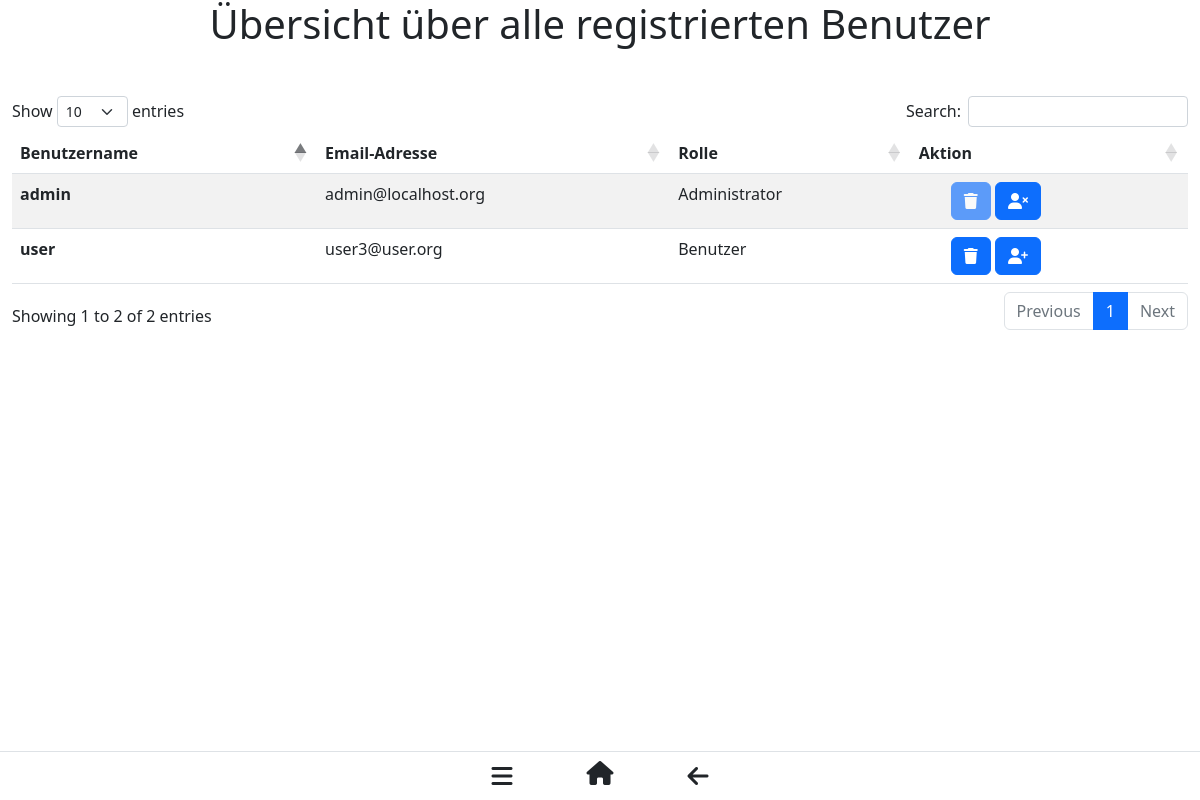
/adminbereich (signed in), run on an earlier commit of the app's database.
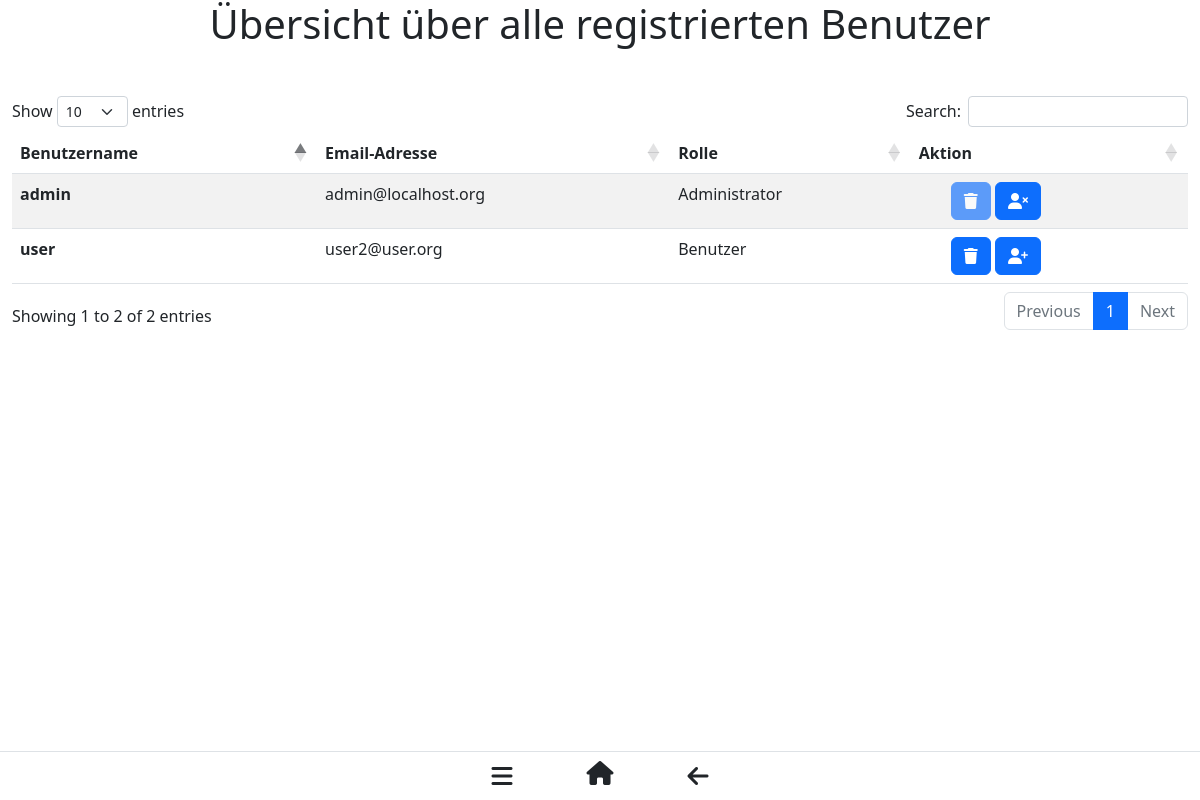
And on a later commit of the database.
### hikerz/db.py (models this page shows, shortened)
class User(db.Model):
    __tablename__ = 'User'
    username = db.Column(db.String(45), primary_key=True)
    emailAdresse = db.Column(db.String(45), nullable=False, unique=True)
    password = db.Column(db.String(80), nullable=False)
    rolle = db.Column(db.Integer(),  nullable=False)
    creatorOfRoute = db.relationship('Route', back_populates='creatorRelationship')
    creatorOfHighlight = db.relationship('Highlight', back_populates='creatorRelationship')
    creatorOfRouteImage = db.relationship('RouteImage', back_populates='creatorRelationship')
    creatorOfReview = db.relationship('Review', back_populates='creatorRelationship')
    member_since = db.Column(db.String(10), nullable=False, default="01.01.2022")

### hikerz/views.py (the view)
@views.route('/adminbereich')
@login_required
def adminbereich():
    if current_user.rolle != 1:
        abort(401)
    allUsers = User.query.all()
    return render_template("adminArea.html", allUsers=allUsers)

### hikerz/__init__.py (called while the page is built)
@login_manager.user_loader
def user_loader(username):
    return User.query.get(username)

### hikerz/templates/adminArea.html (shortened to what this page needs)
{% extends "base.html" %}
{% block content %}
    <h1 align="center"> Übersicht über alle registrierten Benutzer </h1>
    <p><br></p>
    <table id="example" class="table table-striped" style="width:100%">
        <thead>
            <tr>
                <th scope="col">Benutzername</th>
                <th scope="col">Email-Adresse</th>
                <th scope="col">Rolle</th>
                <th scope="col">Aktion</th>
            </tr>
        </thead>
        <tbody>
            {% for u in allUsers %}
                <tr>
                    <th scope="row">{{ u.username }}</th>
                    <td>{{ u.emailAdresse }}</td>
                    <td>{% if u.rolle == 1 %}
                            Administrator
                        {% endif %}
                        {% if u.rolle != 1 %}
                            Benutzer
                        {% endif %}
                    </td>
                    <td>
                        <ul class="list inline m-0">
                            <li class="list-inline-item">
                                {% if u.rolle == 1 %}
                                    <button type="button" class="btn btn-primary" data-bs-toggle="modal" data-bs-target="#myModalFor{{ u.username }}" data-toggle="tooltip" data-placement="top" title="Benutzer löschen" disabled><i class="fa fa-trash"></i></button>
                                {% endif %}
                                {% if u.rolle != 1 %}
                                    <button type="button" class="btn btn-primary" data-bs-toggle="modal" data-bs-target="#myModalFor{{ u.username }}" data-toggle="tooltip" data-placement="top" title="Benutzer löschen"><i class="fa fa-trash"></i></button>
                                {% endif %}
                                {% if u.rolle != 1 %}
                                    <button type="button" class="btn btn-primary" onclick="window.location.href='/benutzerRechteErhoehen/{{ u.username }}';" data-toggle="tooltip" data-placement="top" title="Benutzer zu Administrator machen"><i class="fa fa-user-plus" aria-hidden="true"></i></button>
                                {% endif %}
                                {% if u.rolle == 1 %}
                                    <button type="button" class="btn btn-primary" onclick="window.location.href='/benutzerRechteVerringern/{{ u.username }}';" data-toggle="tooltip" data-placement="top" title="Administratorenrechte des Benutzers entfernen"><i class="fa fa-user-times" aria-hidden="true"></i></button>
                                {% endif %}
                            </li>
                        </ul>
                    </td>
                </tr>
            {% endfor %}
        </tbody>
    </table>
{% endblock %}

What changed in the data, as far as the page shows it:
changed User "user": emailAdresse "user3@user.org" → "user2@user.org"
